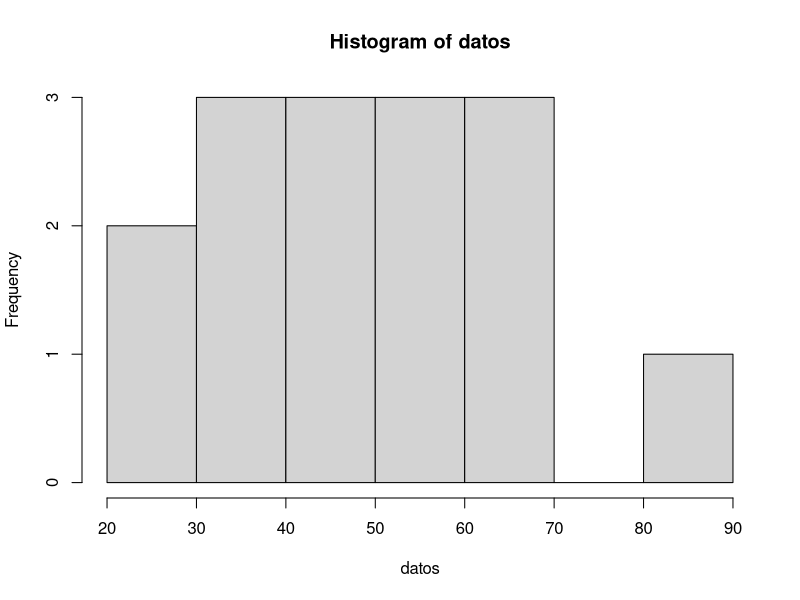
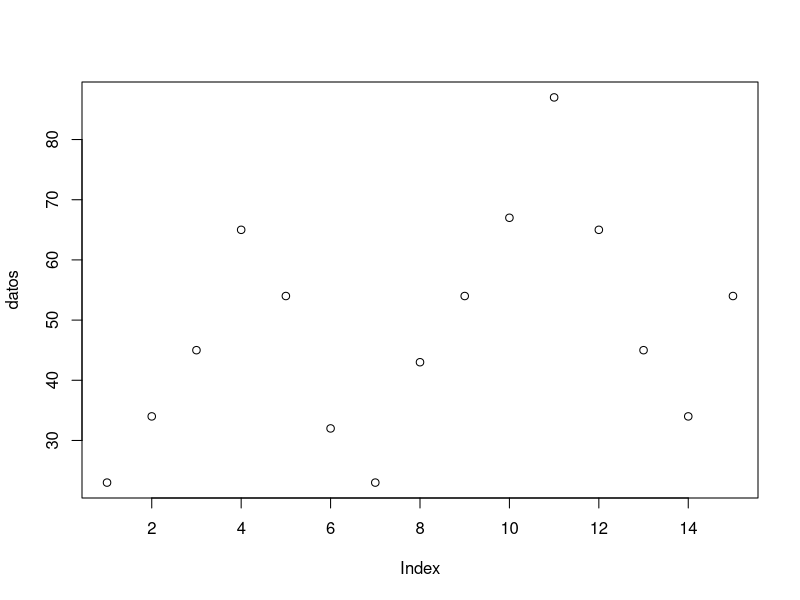
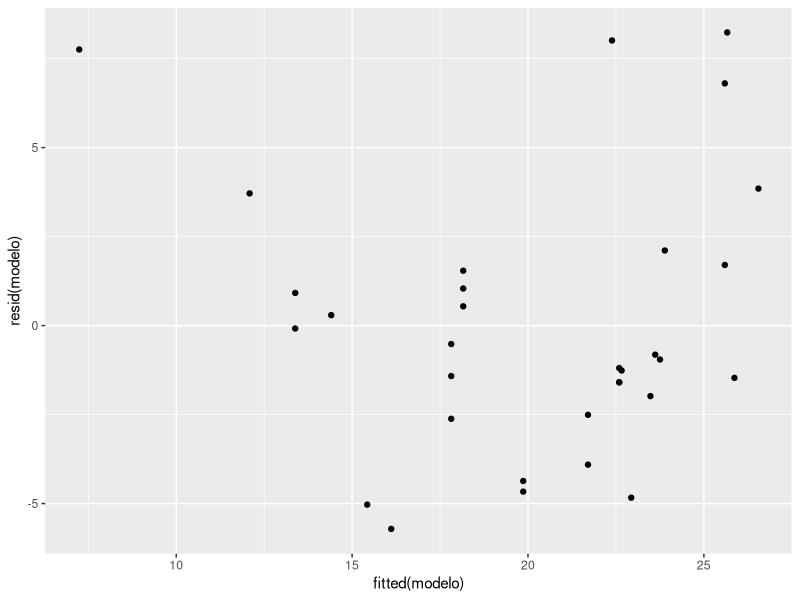

The R source for these figures, in order:
#Prueba de Normalidad
datos<- c(23,34,45,65,54,32,23,43,54,67,87,65,45,34,54)
shapiro.test(datos)

# p > 0.05: No rechazar H0 (normal).
# p < 0.05: Rechazar H0 (no normal)

hist(datos)
plot(datos)


# Homocedasticidad con el dataset mtcars 
library(car)
data(mtcars)
mtcars
# Crear el modelo lineal
modelo <- lm(mpg~hp, data = mtcars)
# Prueba de Homocedasticidad con Breusch-Pagan basado en Chi-Cuadrado
ncvTest(modelo)
# p > 0.05: No rechazar H0 (normal).
# p < 0.05: Rechazar H0 (no normal)

library(ggplot2)
ggplot(data = mtcars, aes(x = fitted(modelo), y = resid(modelo))) +
  geom_point() 
